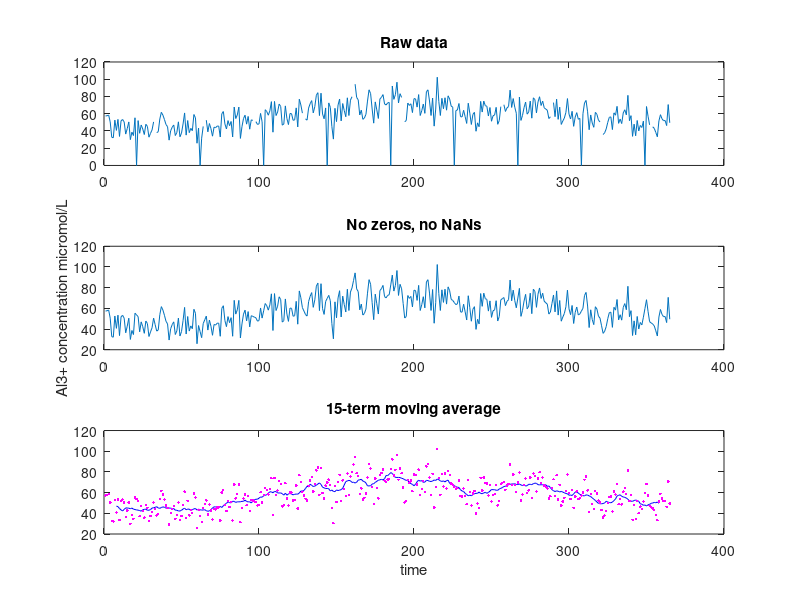

This chart was generated by the following MATLAB code:
% Aluminium concentration - reference solution
% Lourens Veen - 2015
% Matlab 2010b

% Note: this script follows the ordering described in Chapter 6.1,
% so all the visualisation is at the bottom.


% Initialisation
% Make sure we start from a clean environment
clear
close all
clc

% Load the data
AlConc = load('al_conc.txt');


% Process the data
AlConcIsZero = (AlConc == 0);
AlConcIsNan = isnan(AlConc);

AlConcIsBroken = AlConcIsZero | AlConcIsNan;
BrokenLocs = find(AlConcIsBroken);


AlConcFilled = AlConc;

% The first broken value is at index 21. To fix it:
LeftNeighbourLoc = 20;
RightNeighbourLoc = 22;
LeftNeighbourVal = AlConcFilled(LeftNeighbourLoc);
RightNeighbourVal = AlConcFilled(RightNeighbourLoc);
NewVal21 = mean([LeftNeighbourVal, RightNeighbourVal]);
AlConcFilled(21) = NewVal21;


% We can make this more generic, by putting the location to be fixed
% in a variable instead of doing some of the calculations ourselves
% and putting the resulting numbers directly in the script. Compare
% to the above version. If you change the value of BrokenLoc to 33,
% then this will fix up the broken value at location 33, without
% changing anything else.

% Reset AlConcFilled first
AlConcFilled = AlConc;

BrokenLoc = 21;
LeftNeighbourLoc = BrokenLoc - 1;
RightNeighbourLoc = BrokenLoc + 1;
LeftNeighbourVal = AlConcFilled(LeftNeighbourLoc);
RightNeighbourVal = AlConcFilled(RightNeighbourLoc);
NewVal = mean([LeftNeighbourVal, RightNeighbourVal]);
AlConcFilled(BrokenLoc) = NewVal;


% Now, if we had a way to repeat the above code with a different
% value for BrokenLoc every time, we could repair all the broken
% values with a single set of commands. Fortunately, we do: that
% is a for-loop.

% Reset AlConcFilled again
AlConcFilled = AlConc;

for BrokenLoc = BrokenLocs
    LeftNeighbourLoc = BrokenLoc - 1;
    RightNeighbourLoc = BrokenLoc + 1;
    LeftNeighbourVal = AlConcFilled(LeftNeighbourLoc);
    RightNeighbourVal = AlConcFilled(RightNeighbourLoc);
    NewVal = mean([LeftNeighbourVal, RightNeighbourVal]);
    AlConcFilled(BrokenLoc) = NewVal;
end


% Here is a slightly different way of doing the same thing. This
% is more similar to the moving average solution below, so browse
% back to it and compare when you get there.

AlConcFilled = AlConc;

for BrokenLoc = BrokenLocs
    LeftNeighbourLoc = BrokenLoc - 1;
    RightNeighbourLoc = BrokenLoc + 1;
    NeighbourLocs = [LeftNeighbourLoc, RightNeighbourLoc];
    NeighbourVals = AlConcFilled(NeighbourLocs);
    NewVal = mean(NeighbourVals);
    AlConcFilled(BrokenLoc) = NewVal;
end



% This particular problem can also be solved without a loop,
% by doing the calculations in a vectorised way. It looks
% much the same, but the variables are now all vectors instead
% of scalars (look at the plural variable names): we
% are now doing all broken values at the same time. Also,
% compare the calls to the function mean, what's the difference?

AlConcFilled = AlConc;

LeftNeighbourLocs = BrokenLocs - 1;
RightNeighbourLocs = BrokenLocs + 1;
LeftNeighbourVals = AlConcFilled(LeftNeighbourLocs);
RightNeighbourVals = AlConcFilled(RightNeighbourLocs);
NewVals = mean([LeftNeighbourVals; RightNeighbourVals]);
AlConcFilled(BrokenLocs) = NewVals;


% If you have two consecutive broken values, then this method
% wil not work. A possible solution could be to fill each gap
% with the mean of the neighbouring correct values.


% Now, we want to calculate a 9-term moving average of AlConcFilled.
% To do this, we need a for-loop that runs not through the broken
% locations (which have been fixed), but through all the locations
% that we can calculate a 9-term moving average for.

AllLocs = 5:(length(AlConcFilled) - 4);
for Loc = AllLocs
    LeftmostLoc = Loc - 4;
    RightmostLoc = Loc + 4;
    MALocs = LeftmostLoc:RightmostLoc;
    MAVals = AlConcFilled(MALocs);
    AlConcMA9(Loc) = mean(MAVals);
end


% Check whether AlConcMA9 structurally over- or underestimates
% the concentration.
Deviation = mean(AlConcMA9) - mean(AlConcFilled)

% Deviation is -0.5264, so we are underestimating

% Will we over- or underestimate the period in a year in which
% toxic levels are reached, if we use AlConcMA9?

AlConcIsToxic = AlConcFilled > 70;
NumToxicDays = sum(AlConcIsToxic);
AlConcIsToxicMA9 = AlConcMA9 > 70;
NumToxicDaysMA9 = sum(AlConcIsToxicMA9);

DeviationDays = NumToxicDaysMA9 - NumToxicDays

% DeviationDays is -21, so we are underestimating


% Now, we want to be able to adjust the width of the moving average.
% All the numbers in the calculation above that depend on the width,
% will have to be calculated by Matlab now, based on this width.
%
% A good way to make such changes is to set the MAWidth variable to
% 9 (i.e. the value that you're using already), then make the changes
% one by one, and test in between if it's still working correctly.
% Then if you make a mistake, you will know that it's caused by the
% last change.

MAWidth = 15;

MAHalfWidth = (MAWidth - 1) / 2;

FirstLoc = MAHalfWidth + 1;
LastLoc = length(AlConcFilled) - MAHalfWidth;
AllLocs = FirstLoc:LastLoc;

for Loc = AllLocs
    LeftmostLoc = Loc - MAHalfWidth;
    RightmostLoc = Loc + MAHalfWidth;
    MALocs = LeftmostLoc:RightmostLoc;
    MAVals = AlConcFilled(MALocs);
    AlConcMA(Loc) = mean(MAVals);
end

% One last nicety: we do not set the leftmost and rightmost values
% of AlConcMA, because we cannot calculate them. On the right that
% is okay, it just means that AlConcMA is a bit shorter. On the
% left however, the vector must start at index 1, so Matlab fills
% the first MAHalfWidth elements with zeros. Since these are really
% missing values, NaN's are more appropriate however. So set them to
% NaN.
AlConcMA(1:MAHalfWidth) = NaN;



% Visualise the results in the way of Figure 9.

% Visualise 
figure;
subplot(3, 1, 1);
plot(AlConc);
title('Raw data');

subplot(3, 1, 2);
plot(AlConcFilled);
title('No zeros, no NaNs');
ylabel('Al3+ concentration micromol/L');

subplot(3, 1, 3);
plot(1:length(AlConcMA), AlConcMA, 'b', 1:length(AlConcFilled), AlConcFilled, 'm.');
title('15-term moving average');
xlabel('time');

